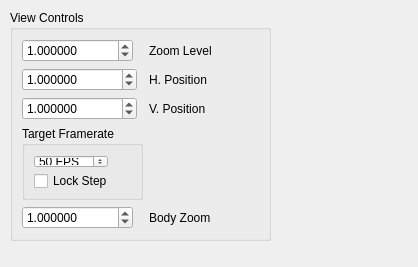
<?xml version="1.0" encoding="UTF-8"?>
<ui version="4.0">
 <class>CGLWidget</class>
 <widget class="QWidget" name="CGLWidget">
  <property name="geometry">
   <rect>
    <x>0</x>
    <y>0</y>
    <width>418</width>
    <height>267</height>
   </rect>
  </property>
  <property name="sizePolicy">
   <sizepolicy hsizetype="Minimum" vsizetype="Minimum">
    <horstretch>0</horstretch>
    <verstretch>0</verstretch>
   </sizepolicy>
  </property>
  <property name="windowTitle">
   <string>Form</string>
  </property>
  <widget class="QGroupBox" name="controlBox">
   <property name="geometry">
    <rect>
     <x>10</x>
     <y>10</y>
     <width>261</width>
     <height>231</height>
    </rect>
   </property>
   <property name="sizePolicy">
    <sizepolicy hsizetype="Minimum" vsizetype="Minimum">
     <horstretch>0</horstretch>
     <verstretch>0</verstretch>
    </sizepolicy>
   </property>
   <property name="autoFillBackground">
    <bool>true</bool>
   </property>
   <property name="title">
    <string>View Controls</string>
   </property>
   <property name="flat">
    <bool>true</bool>
   </property>
   <layout class="QFormLayout" name="formLayout">
    <item row="0" column="0">
     <widget class="QDoubleSpinBox" name="zoomBox">
      <property name="decimals">
       <number>6</number>
      </property>
      <property name="minimum">
       <double>0.000001000000000</double>
      </property>
      <property name="maximum">
       <double>16777215.000000000000000</double>
      </property>
      <property name="value">
       <double>1.000000000000000</double>
      </property>
     </widget>
    </item>
    <item row="0" column="1">
     <widget class="QLabel" name="label">
      <property name="text">
       <string>Zoom Level</string>
      </property>
      <property name="buddy">
       <cstring>zoomBox</cstring>
      </property>
     </widget>
    </item>
    <item row="1" column="0">
     <widget class="QDoubleSpinBox" name="horzBox">
      <property name="decimals">
       <number>6</number>
      </property>
      <property name="minimum">
       <double>-16777215.000000000000000</double>
      </property>
      <property name="maximum">
       <double>16777215.000000000000000</double>
      </property>
      <property name="value">
       <double>1.000000000000000</double>
      </property>
     </widget>
    </item>
    <item row="1" column="1">
     <widget class="QLabel" name="label_2">
      <property name="text">
       <string>H. Position</string>
      </property>
      <property name="buddy">
       <cstring>horzBox</cstring>
      </property>
     </widget>
    </item>
    <item row="2" column="0">
     <widget class="QDoubleSpinBox" name="vertBox">
      <property name="decimals">
       <number>6</number>
      </property>
      <property name="minimum">
       <double>-16777215.000000000000000</double>
      </property>
      <property name="maximum">
       <double>16777215.000000000000000</double>
      </property>
      <property name="value">
       <double>1.000000000000000</double>
      </property>
     </widget>
    </item>
    <item row="2" column="1">
     <widget class="QLabel" name="label_3">
      <property name="text">
       <string>V. Position</string>
      </property>
      <property name="buddy">
       <cstring>vertBox</cstring>
      </property>
     </widget>
    </item>
    <item row="3" column="0">
     <widget class="QGroupBox" name="frameRateBox">
      <property name="title">
       <string>Target Framerate</string>
      </property>
      <property name="flat">
       <bool>false</bool>
      </property>
      <property name="checkable">
       <bool>false</bool>
      </property>
      <layout class="QFormLayout" name="formLayout_2">
       <item row="0" column="0">
        <widget class="QSpinBox" name="frameRateSpinBox">
         <property name="suffix">
          <string> FPS</string>
         </property>
         <property name="maximum">
          <number>999</number>
         </property>
         <property name="value">
          <number>50</number>
         </property>
        </widget>
       </item>
       <item row="1" column="0">
        <widget class="QCheckBox" name="lockStepCheck">
         <property name="text">
          <string>Lock Step</string>
         </property>
        </widget>
       </item>
      </layout>
     </widget>
    </item>
    <item row="4" column="1">
     <widget class="QLabel" name="label_4">
      <property name="text">
       <string>Body Zoom</string>
      </property>
      <property name="buddy">
       <cstring>bodyZoomBox</cstring>
      </property>
     </widget>
    </item>
    <item row="4" column="0">
     <widget class="QDoubleSpinBox" name="bodyZoomBox">
      <property name="decimals">
       <number>6</number>
      </property>
      <property name="minimum">
       <double>0.000000000000000</double>
      </property>
      <property name="maximum">
       <double>16777215.000000000000000</double>
      </property>
      <property name="singleStep">
       <double>0.050000000000000</double>
      </property>
      <property name="value">
       <double>1.000000000000000</double>
      </property>
     </widget>
    </item>
   </layout>
  </widget>
 </widget>
 <resources/>
 <connections>
  <connection>
   <sender>zoomBox</sender>
   <signal>valueChanged(double)</signal>
   <receiver>CGLWidget</receiver>
   <slot>SetZoom(double)</slot>
   <hints>
    <hint type="sourcelabel">
     <x>60</x>
     <y>43</y>
    </hint>
    <hint type="destinationlabel">
     <x>221</x>
     <y>46</y>
    </hint>
   </hints>
  </connection>
  <connection>
   <sender>horzBox</sender>
   <signal>valueChanged(double)</signal>
   <receiver>CGLWidget</receiver>
   <slot>SetHorz(double)</slot>
   <hints>
    <hint type="sourcelabel">
     <x>82</x>
     <y>79</y>
    </hint>
    <hint type="destinationlabel">
     <x>277</x>
     <y>73</y>
    </hint>
   </hints>
  </connection>
  <connection>
   <sender>vertBox</sender>
   <signal>valueChanged(double)</signal>
   <receiver>CGLWidget</receiver>
   <slot>SetVert(double)</slot>
   <hints>
    <hint type="sourcelabel">
     <x>50</x>
     <y>95</y>
    </hint>
    <hint type="destinationlabel">
     <x>308</x>
     <y>97</y>
    </hint>
   </hints>
  </connection>
  <connection>
   <sender>frameRateSpinBox</sender>
   <signal>valueChanged(int)</signal>
   <receiver>CGLWidget</receiver>
   <slot>SetTargetFramerate(int)</slot>
   <hints>
    <hint type="sourcelabel">
     <x>73</x>
     <y>157</y>
    </hint>
    <hint type="destinationlabel">
     <x>228</x>
     <y>152</y>
    </hint>
   </hints>
  </connection>
  <connection>
   <sender>lockStepCheck</sender>
   <signal>clicked(bool)</signal>
   <receiver>CGLWidget</receiver>
   <slot>SetLockStep(bool)</slot>
   <hints>
    <hint type="sourcelabel">
     <x>95</x>
     <y>173</y>
    </hint>
    <hint type="destinationlabel">
     <x>254</x>
     <y>174</y>
    </hint>
   </hints>
  </connection>
  <connection>
   <sender>bodyZoomBox</sender>
   <signal>valueChanged(double)</signal>
   <receiver>CGLWidget</receiver>
   <slot>SetBodyZoom(double)</slot>
   <hints>
    <hint type="sourcelabel">
     <x>158</x>
     <y>219</y>
    </hint>
    <hint type="destinationlabel">
     <x>158</x>
     <y>243</y>
    </hint>
   </hints>
  </connection>
 </connections>
 <slots>
  <slot>SetZoom(double)</slot>
  <slot>SetHorz(double)</slot>
  <slot>SetVert(double)</slot>
  <slot>SetTargetFramerate(int)</slot>
  <slot>SetLockStep(bool)</slot>
  <slot>SetBodyZoom(double)</slot>
 </slots>
</ui>
